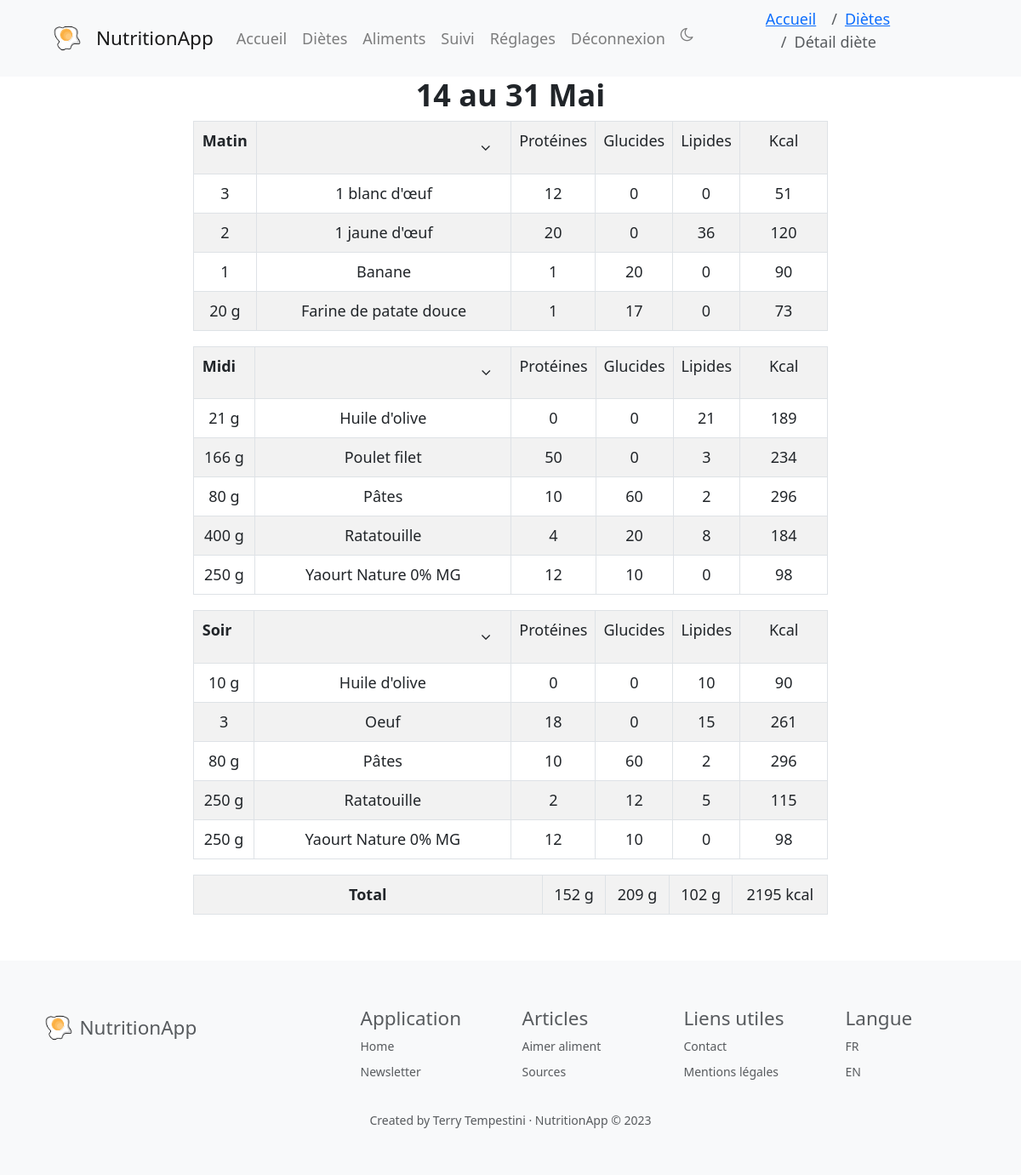
Page /voir_diete/9 (signed in) on the committed database.
### models/Diete.py (models this page shows, shortened)
class Diete(db.Model):
    id = db.Column(db.Integer, primary_key=True)
    titre_diete = db.Column(db.String(255), nullable=True)  # nom de la diete
    createur = db.Column(db.Integer, db.ForeignKey('utilisateur.id'), nullable=True)
    date = db.Column(db.Date, nullable=True)
    createur_obj = db.relationship('Utilisateur', backref=db.backref('dietes'), foreign_keys=[createur])
    def get_by_id(id):
        return Diete.query.get(id)
    def portions_associees(self):
        return Portion.query.join(Aliment).filter(Portion.diete == self.id).order_by(Portion.label_portion,
                                                                                     Aliment.titre).all()
    def total_kcal(self):
        if (self.portions_associees()):
            return sum([portion.kcal_portion() for portion in self.portions_associees()])
        else:
            return 0
    def total_proteines(self):
        if (self.portions_associees()):
            return sum([portion.proteines_portion() for portion in self.portions_associees()])
        else:
            return 0
    def total_glucides(self):
        if (self.portions_associees()):
            return sum([portion.glucides_portion() for portion in self.portions_associees()])
        else:
            return 0
    def total_lipides(self):
        if (self.portions_associees()):
            return sum([portion.lipides_portion() for portion in self.portions_associees()])
        else:
            return 0
    def total_kcal_meal(self, meal_number):
        if self.portions_associees():
            return sum(
                [portion.kcal_portion() for portion in self.portions_associees() if
                 portion.label_portion == meal_number])
        else:
            return 0
    def total_nutriment_portion(self, meal_number, nutriment):
        if self.portions_associees():
            return sum(
                [getattr(portion, f'{nutriment}_portion')() for portion in self.portions_associees() if
                 portion.label_portion == meal_number]
            )
        else:
            return 0
    def total_proteines_portion(self, meal_number):
        return self.total_nutriment_portion(meal_number, 'proteines')
    def total_glucides_portion(self, meal_number):
        return self.total_nutriment_portion(meal_number, 'glucides')
    def total_lipides_portion(self, meal_number):
        return self.total_nutriment_portion(meal_number, 'lipides')
    def sets_of_portions(self):
        portions_diet = self.portions_associees()
        portions_par_type = {}
        for portion in portions_diet:
            type_portion = portion.label_portion
            if type_portion not in portions_par_type:
                portions_par_type[type_portion] = []
            portions_par_type[type_portion].append(portion)
        sets_of_portions = list(portions_par_type.values())
        return sets_of_portions

### models/Portion.py (models this page shows, shortened)
class Portion(db.Model):
    id = db.Column(db.Integer, primary_key=True)
    diete = db.Column(db.Integer, db.ForeignKey('diete.id'))
    aliment = db.Column(db.Integer, db.ForeignKey('aliment.id'))
    nombre = db.Column(db.Integer, nullable=False, server_default='0')
    label_portion = db.Column(db.Integer, nullable=False,
                              server_default='0')  # 1=matin, 2=collation matin, 3=midi, 4=collation aprem, 5=soir, 6=collation soir
    diete_obj = db.relationship('Diete', backref=db.backref('portions'))
    aliment_obj = db.relationship('Aliment', backref=db.backref('portions'))
    def unite(self):
        return self.aliment_obj.unite
    def kcal_portion(self):
        if self.unite() == 1:  # si l'aliment est en unité (kcal * nombre)
            return round(self.aliment_obj.kcal * self.nombre)
        else:  # aliment == 0 (kcal * nombre * 0.01 * 100g) ; aliment == 2 (kcal * nombre * 0.01 * 100mL)
            return round(self.aliment_obj.kcal * self.nombre * 0.01)
    def proteines_portion(self):
        if self.unite() == 1:
            return round(self.aliment_obj.proteines * self.nombre)
        else:
            return round(self.aliment_obj.proteines * self.nombre * 0.01)
    def glucides_portion(self):
        if self.unite() == 1:
            return round(self.aliment_obj.glucides * self.nombre)
        else:
            return round(self.aliment_obj.glucides * self.nombre * 0.01)
    def lipides_portion(self):
        if self.unite() == 1:
            return round(self.aliment_obj.lipides * self.nombre)
        else:
            return round(self.aliment_obj.lipides * self.nombre * 0.01)

### models/Aliment.py (models this page shows, shortened)
class Aliment(db.Model):
    id = db.Column(db.Integer, primary_key=True)
    titre = db.Column(db.String(255), nullable=True, server_default='')
    kcal = db.Column(db.Integer, nullable=True, server_default='0')
    proteines = db.Column(db.Integer, nullable=True, server_default='0')
    glucides = db.Column(db.Integer, nullable=True, server_default='0')
    lipides = db.Column(db.Integer, nullable=True, server_default='0')
    categorie = db.Column(db.String(255), nullable=True, server_default="Autre") # légume, fruit, féculent...
    photo = db.Column(db.String(255), nullable=True, server_default='')
    description = db.Column(db.String(255), nullable=True, server_default='')
    unite = db.Column(db.Integer, nullable=True, server_default='0') # 0 = 100g, 1 = 1 unité, 2 = mL
    valide = db.Column(db.Integer, nullable=True, server_default='0') # 0 = non validé, 1 = validé

### controllers/diete.py (the view)
@app.route('/voir_diete/<int:id>', methods=['GET', 'POST'])
@login_required
def voir_diete(id):
    diet = Diete.get_by_id(id)
    return render_template('diete/detail_diete.html', root=default_root(), diete=diet)

### controllers/diete.py (called while the page is built)
def default_root():
    parsed_url = urlparse(request.url)
    return parsed_url.scheme + "://" + parsed_url.netloc

### setup_flask.py (called while the page is built)
@login_manager.user_loader
def load_user(user_id):
    return Utilisateur.query.get(int(user_id))

### templates/diete/detail_diete.html (shortened to what this page needs)
{% extends 'base.html' %}
{% block content %}
{% set page = 'detail' %}
{% set place = ["accueil","dietes","detail"] %}
{% with breadcrumb=place %}
    {% include "navbar.html" %}
{% endwith %}
<div class="content">
<h2 class="text-center">
    <b>{{ diete.titre_diete }}</b>
</h2>
{% with diete=diete %}
    {% include 'diete/liste_aliments_diete.html' %}
{% endwith %}
</div>
{% endblock %}

### templates/diete/liste_aliments_diete.html (shortened to what this page needs)
    {% set percent = [10, 45, 10, 10, 10, 15] %}
    {% set meal_names = ['Matin', 'Collation', 'Midi', 'Collation', 'Soir', 'Collation'] %}
    {% set unites_names = ['g', '', 'mL'] %}
        {% for repas in diete.sets_of_portions() %}
            <table class="table table-striped table-bordered full-width-table">
                {% for portion in repas %}
                    {% if loop.first %}
                    <tr>
                        <th style="padding-left: 10px;">
                            {{ meal_names[portion.label_portion - 1] }}
                        </th>
                        <td class="text-right">
                            <button id="toggleRow{{ portion.label_portion }}" class="btn btn-default">
                                <i class="fa fa-angle-down"></i>
                            </button>
                        </td>
                        <td class="secondary" style="width: {{ percent[2] }}%">Protéines</td>
                        <td class="secondary" style="width: {{ percent[3] }}%">Glucides</td>
                        <td class="secondary" style="width: {{ percent[4] }}%">Lipides</td>
                        <td style="width: {{ percent[5] }}%">Kcal</td>
                    </tr>
                    {% endif %}
                    <tr class="text-center">
                        <td style="width: {{ percent[0] }}%">{{ portion.nombre }} {{ unites_names[portion.aliment_obj.unite] }}</td>
                        <td style="width: {{ percent[1] }}%">{{ portion.aliment_obj.titre }}</td>
                        <td class="secondary" style="width: {{ percent[2] }}%">{{ portion.proteines_portion() }}</td>
                        <td class="secondary" style="width: {{ percent[3] }}%">{{ portion.glucides_portion() }}</td>
                        <td class="secondary" style="width: {{ percent[4] }}%">{{ portion.lipides_portion() }}</td>
                        <td style="width: {{ percent[5] }}%">{{ portion.kcal_portion() }}</td>
                    </tr>
                {% endfor %}
            </table>
        {% endfor %}
        <table class="table table-striped table-bordered">
            <tr class="text-center">
                <th style="width: {{ percent[0] + percent[1] }}%">Total</th>
                <td style="width: {{ percent[2] }}%">{{ diete.total_proteines()|round|int }} g</td>
                <td style="width: {{ percent[3] }}%">{{ diete.total_glucides()|round|int }} g</td>
                <td style="width: {{ percent[4] }}%">{{ diete.total_lipides()|round|int }} g</td>
                <td style="width: {{ percent[5] }}%">{{ diete.total_kcal()|round|int }} kcal</td>
            </tr>
        </table>

### static/css/base.css (style rules this page uses)
html { font-family: 'Roboto', sans-serif; line-height: 1.5; color: #333; background-color: #fff; font-size: 18px; }

### static/css/pages.css (style rules this page uses)
.content { padding: 0cm 6cm 0cm 6cm; }
.table td { text-align: center; }

### static/css/pages_dark.css (style rules this page uses)
body { background-color: #333; }
.content { padding: 0cm 6cm 0cm 6cm; }
.table td { text-align: center; }

### rows in the picture
Diete: titre_diete "14 au 31 Mai", total_glucides "209"
Portion: label_portion "Matin", {{ percent[2] }} 10 (drawn), {{ percent[3] }} 10 (drawn), {{ percent[4] }} 10 (drawn), {{ percent[5] }} 15 (drawn), {{ percent[0] }} 10 (drawn), nombre "3", {{ percent[1] }} 45 (drawn), aliment_obj.titre "1 blanc d'œuf", proteines_portion "12", glucides_portion "0", lipides_portion "0", kcal_portion "51"
Portion: {{ percent[0] }} 10 (drawn), nombre "2", {{ percent[1] }} 45 (drawn), aliment_obj.titre "1 jaune d'œuf", {{ percent[2] }} 10 (drawn), proteines_portion "20", {{ percent[3] }} 10 (drawn), glucides_portion "0", {{ percent[4] }} 10 (drawn), lipides_portion "36", {{ percent[5] }} 15 (drawn), kcal_portion "120"
Portion: {{ percent[0] }} 10 (drawn), nombre "1", {{ percent[1] }} 45 (drawn), aliment_obj.titre "Banane", {{ percent[2] }} 10 (drawn), proteines_portion "1", {{ percent[3] }} 10 (drawn), glucides_portion "20", {{ percent[4] }} 10 (drawn), lipides_portion "0", {{ percent[5] }} 15 (drawn), kcal_portion "90"
Portion: {{ percent[0] }} 10 (drawn), nombre "20", {{ percent[1] }} 45 (drawn), aliment_obj.titre "Farine de patate douce", {{ percent[2] }} 10 (drawn), proteines_portion "1", {{ percent[3] }} 10 (drawn), glucides_portion "17", {{ percent[4] }} 10 (drawn), lipides_portion "0", {{ percent[5] }} 15 (drawn), kcal_portion "73"
Aliment: unite "g"
Portion: label_portion "Midi", {{ percent[2] }} 10 (drawn), {{ percent[3] }} 10 (drawn), {{ percent[4] }} 10 (drawn), {{ percent[5] }} 15 (drawn), {{ percent[0] }} 10 (drawn), nombre "21", {{ percent[1] }} 45 (drawn), aliment_obj.titre "Huile d'olive", proteines_portion "0", glucides_portion "0", lipides_portion "21", kcal_portion "189"
Aliment: unite "g"
Portion: {{ percent[0] }} 10 (drawn), nombre "166", {{ percent[1] }} 45 (drawn), aliment_obj.titre "Poulet filet", {{ percent[2] }} 10 (drawn), proteines_portion "50", {{ percent[3] }} 10 (drawn), glucides_portion "0", {{ percent[4] }} 10 (drawn), lipides_portion "3", {{ percent[5] }} 15 (drawn), kcal_portion "234"
Aliment: unite "g"
Portion: nombre "80", {{ percent[1] }} 45 (drawn), aliment_obj.titre "Pâtes", proteines_portion "10", glucides_portion "60", lipides_portion "2", {{ percent[5] }} 15 (drawn), kcal_portion "296"
Aliment: unite "g"
Portion: {{ percent[0] }} 10 (drawn), nombre "400", {{ percent[1] }} 45 (drawn), aliment_obj.titre "Ratatouille", {{ percent[2] }} 10 (drawn), proteines_portion "4", {{ percent[3] }} 10 (drawn), glucides_portion "20", {{ percent[4] }} 10 (drawn), lipides_portion "8", {{ percent[5] }} 15 (drawn), kcal_portion "184"
Aliment: unite "g"
Portion: nombre "250", {{ percent[1] }} 45 (drawn), aliment_obj.titre "Yaourt Nature 0% MG", proteines_portion "12", glucides_portion "10", lipides_portion "0", {{ percent[5] }} 15 (drawn), kcal_portion "98"
Aliment: unite "g"
Portion: label_portion "Soir", {{ percent[5] }} 15 (drawn), nombre "10", {{ percent[1] }} 45 (drawn), aliment_obj.titre "Huile d'olive", proteines_portion "0", glucides_portion "0", lipides_portion "10", kcal_portion "90"
Portion: {{ percent[0] }} 10 (drawn), nombre "3", {{ percent[1] }} 45 (drawn), aliment_obj.titre "Oeuf", {{ percent[2] }} 10 (drawn), proteines_portion "18", {{ percent[3] }} 10 (drawn), glucides_portion "0", {{ percent[4] }} 10 (drawn), lipides_portion "15", kcal_portion "261"
Portion: nombre "80", {{ percent[1] }} 45 (drawn), aliment_obj.titre "Pâtes", proteines_portion "10", glucides_portion "60", lipides_portion "2", {{ percent[5] }} 15 (drawn), kcal_portion "296"
Portion: {{ percent[0] }} 10 (drawn), nombre "250", {{ percent[1] }} 45 (drawn), aliment_obj.titre "Ratatouille", {{ percent[2] }} 10 (drawn), proteines_portion "2", {{ percent[3] }} 10 (drawn), glucides_portion "12", {{ percent[4] }} 10 (drawn), lipides_portion "5", {{ percent[5] }} 15 (drawn), kcal_portion "115"
Portion: nombre "250", {{ percent[1] }} 45 (drawn), aliment_obj.titre "Yaourt Nature 0% MG", proteines_portion "12", glucides_portion "10", lipides_portion "0", {{ percent[5] }} 15 (drawn), kcal_portion "98"
Aliment: total_proteines "152", total_lipides "102", total_kcal "2195"

### other values in the picture
{{ pretty_name[item] }} "Accueil" "Diètes"
{{ pretty_name[item] }} "Détail diète"
